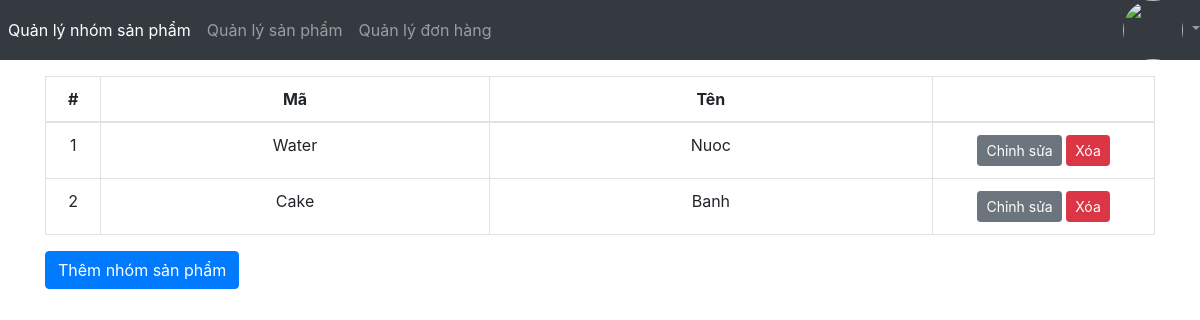
The app's page /admin1/staff (signed in) with its own data.
### admin1/models.py (models this page shows, shortened)
class Category(models.Model):
    code = models.CharField(max_length=30,unique=True,verbose_name='Mã')
    name = models.CharField(max_length=200,verbose_name='Tên')

### admin1/views.py (the view)
# urls.py: path('staff',listCategory),
@login_required
def listCategory(request):
    categoryList = Category.objects.all()
    context={'categoryList':categoryList}
    return render(request,'category/list.html',context)

### admin1/templates/category/list.html (shortened to what this page needs)
{%extends "../base.html" %}
{%block navbar%}
    {%with page=1%}
        {{block.super}}
    {%endwith%}
{%endblock%}
{%block content %}
<div class="container pt-3">
    <table class="table table-bordered">
        <thead>
            <tr class="text-center">
                <th style="width: 5%;">#</th>
                <th style="width: 35%;">Mã</th>
                <th style="width: 40%;">Tên</th>
                <th style="width: 20%;"></th>
            </tr>
        </thead>
        <tbody>
            {%for c in categoryList %}
            <tr class="text-center">
                <td>{{forloop.counter}}</td>
                <td>{{c.code}}</td>
                <td>{{c.name}}</td>
                <td>
                    <a class="btn btn-sm btn-secondary" href="{% url 'update-category' c.id %}">Chỉnh sửa</a>
                    <a class="btn btn-sm btn-danger" href="javascript:deleteCategory({{c.id}})">Xóa</a>
                </td>
            </tr>
            {%endfor%}
        </tbody>
    </table>
    <a href="{% url 'create-category' %}" class="btn btn-primary">Thêm nhóm sản phẩm</a>
</div>
{%endblock%}

### records on screen
Category: code "Water", name "Nuoc"
Category: code "Cake", name "Banh"
